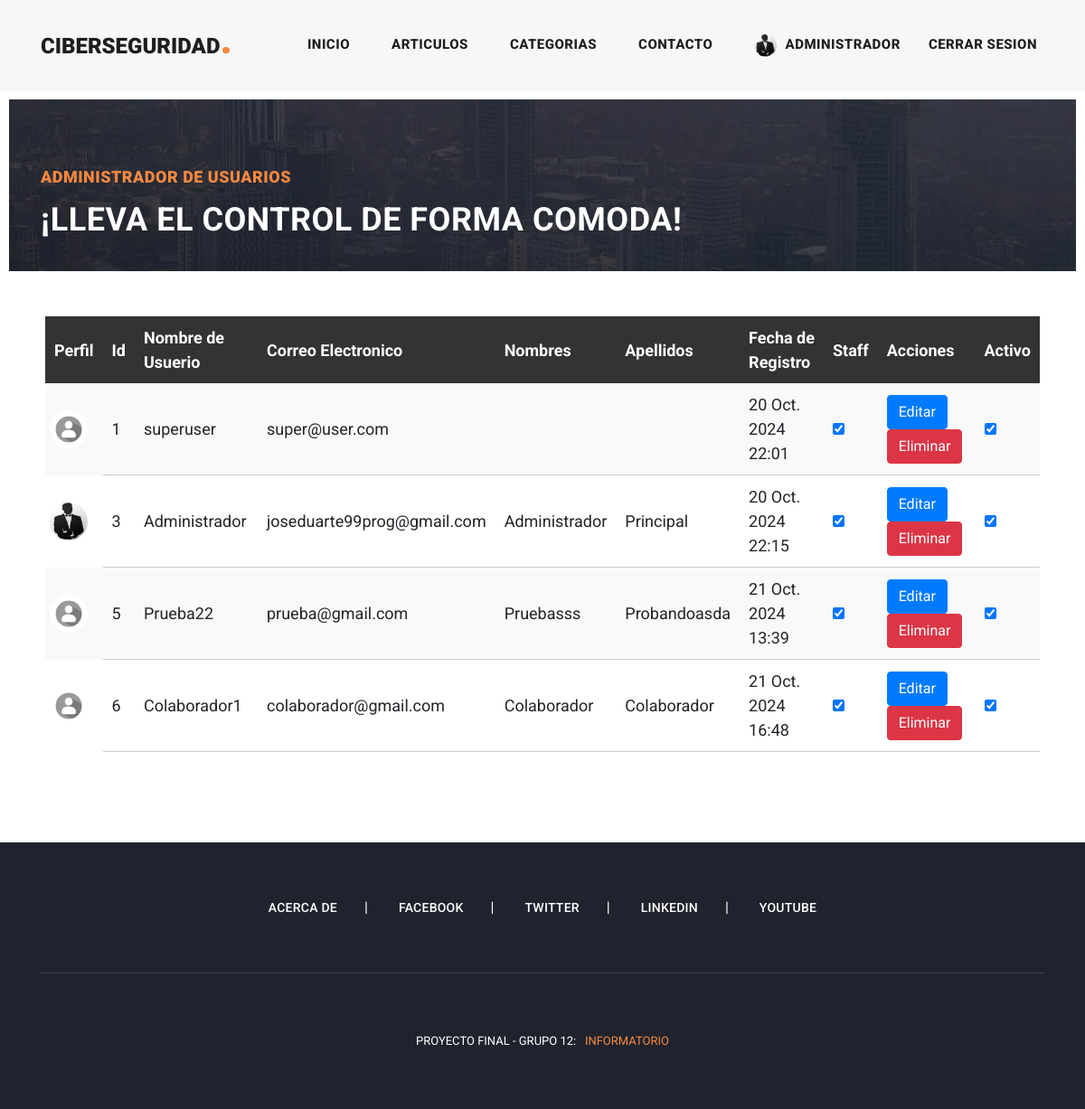
Page /user/manage-users/ (signed in) on the committed database.
### apps/user/models.py (models this page shows, shortened)
class User(AbstractUser):
    image = models.ImageField(null=True, blank=True, upload_to='user', default='user/user-default.jpg')
    is_staff = models.BooleanField(default=False)  # Staff status
    is_active = models.BooleanField(default=True)  # Active status

### apps/user/views.py (the view)
# urls.py: path('manage-users/', UserListView.as_view(), name='manage_users'),
class UserListView(ListView):
    model = User
    template_name = 'user/manage_users.html'
    context_object_name = 'users'
    def dispatch(self, request, *args, **kwargs):
        if not request.user.is_authenticated or (request.user.username != 'Administrador' and request.user.username != 'SuperUser'):
            raise PermissionDenied
        return super().dispatch(request, *args, **kwargs)

### templates/user/manage_users.html
{% extends 'base.html'%}
{% load static %}
{% block content %}
<div class="heading-page header-text">
    <section class="page-heading">
        <div class="container">
            <div class="row">
                <div class="col-lg-12">
                    <div class="text-content">
                        <h4>Administrador de Usuarios</h4>
                        <h2>¡Lleva el control de forma comoda!</h2>
                    </div>
                </div>
            </div>
        </div>
    </section>
</div>
<section class="contact-us">
    <div class="container_manage">
                <div class="down-contact">
                    <table class="user-table">
                        <thead>
                            <tr>
                                <th class="user-table-header">Perfil</th>
                                <th class="user-table-header">Id</th>
                                <th class="user-table-header">Nombre de Usuerio</th>
                                <th class="user-table-header">Correo Electronico</th>
                                <th class="user-table-header">Nombres</th>
                                <th class="user-table-header">Apellidos</th>
                                <th class="user-table-header">Fecha de Registro</th>
                                <th class="user-table-header">Staff</th>
                                <th class="user-table-header">Acciones</th>
                                <th class="user-table-header">Activo</th>
                            </tr>
                        </thead>
                        <tbody>
                            {% for user in users %}
                            <tr class="user-table-row">
                                <td>
                                    <img class="rounded-circle shadow-2-strong me-3 p-1" src="{{ user.image.url }}" alt="avatar" width="50" height="50"/>
                                </td>
                                <td class="user-table-cell">{{ user.id }}</td>
                                <td class="user-table-cell">{{ user.username }}</td>
                                <td class="user-table-cell">{{ user.email }}</td>
                                <td class="user-table-cell">{{ user.first_name }}</td>
                                <td class="user-table-cell">{{ user.last_name }}</td>
                                <td class="user-table-cell">{{ user.date_joined }}</td>
                                <td class="user-table-cell">
                                    <input type="checkbox" name="is_staff" {% if user.is_staff %}checked{% endif %}>
                                </td>
                                <td class="user-table-cell">
                                    <a class="btn btn-primary" class="user-table-link" href="{% url 'apps.user:edit_user' user.id %}">Editar</a>
                                    <a class="btn btn-danger" class="user-table-link" href="{% url 'apps.user:delete_user' user.id %}">Eliminar</a>
                                </td>
                                <td class="user-table-cell">
                                    <input type="checkbox" name="is_active" {% if user.is_active %}checked{% endif %}>
                                </td>
                            </tr>
                            {% endfor %}
                        </tbody>
                    </table>
                </div>
            </div>
</section>
{% endblock %}

### templates/base.html (shortened to what this page needs)
{% load static %}
<!DOCTYPE html>
<html lang="es-ar">
  <head>
    <link href="{% static 'vendor/bootstrap/css/bootstrap.min.css' %}" rel="stylesheet">
    <link rel="stylesheet" href="{% static 'assets/css/fontawesome.css' %}">
    <link rel="stylesheet" href="{% static 'assets/css/templatemo-stand-blogv=10.css' %}">
    <link rel="stylesheet" href="{% static 'assets/css/owl.css' %}">
  </head>
  <body>
    <header class="">
      <nav class="navbar navbar-expand-lg">
        <div class="container">
          <a class="navbar-brand" href="{% url 'index' %}"><h2>ciberseguridad<em>.</em></h2></a>
          <div class="collapse navbar-collapse" id="navbarResponsive">
            <ul class="navbar-nav ml-auto">
              <li class="nav-item {% if request.path == '/' %}active{% endif %}">
                <a class="nav-link" href="{% url 'index' %}">Inicio
                </a>
              </li>
              <li class="nav-item {% if request.path == '/post/' %}active{% endif %}">
                <a class="nav-link" href="{% url 'apps.posts:posts' %}">Articulos</a>
              </li>
              <li class="nav-item {% if request.path == '/post/category/' %}active{% endif %}">
                <a class="nav-link" href="{% url 'apps.posts:category' %}">Categorias</a>
              </li>
              <li class="nav-item {% if request.path == '/contact/' or request.path == '/contact/success' %}active{% endif %}">
                <a class="nav-link" href="{% url 'apps.contact:contact' %}">Contacto</a>
              </li>
              <li class="nav-item {% if request.path == '/user/login/' %}active {% endif %}">
                {% if user.is_authenticated %}
                <a class="nav-link" href="{% url 'apps.user:user_profile' %}">
                  <img src="{{ user.image.url }}" alt="User Profile Picture" class="user-profile-picture">
                  {{ user.username }}
                </a>
              <li>
                <a class="nav-link" href="#" onclick="confirmLogout()">
                    Cerrar Sesion
                </a>
              </li>
                {% else %}
                <a class="nav-link" href="{% url 'apps.user:login' %}">Iniciar Sesion</a>
                {% endif %}
              </li>
            </ul>
          </div>
        </div>
      </nav>
    </header>
  <main>
      {% block content %}
      {% endblock %}
  </main>
    <footer>
      <div class="container">
        <div class="row">
          <div class="col-lg-12">
            <ul class="social-icons">
              <li><a href="{% url 'about' %}">Acerca de</a></li>
              <li><a href="#">Facebook</a></li>
              <li><a href="#">Twitter</a></li>
              <li><a href="#">Linkedin</a></li>
              <li><a href="#">YouTube</a></li>
            </ul>
          </div>
          <div class="col-lg-12">
            <div class="copyright-text">
              <p>Proyecto Final - Grupo 12:  &nbsp; <a rel="nofollow" href="https://campus-informatorio.chaco.gob.ar/" target="_parent">INFORMATORIO</a></p>
            </div>
          </div>
        </div>
      </div>
    </footer>
  </body>
</html>

### static/assets/css/templatemo-stand-blogv=10.css (style rules this page uses)
.container_manage { margin: 50px; }
.user-table { width: 100%; border-collapse: collapse; margin: 20px 0; font-size: 18px; text-align: left; }
.user-table-header { background-color: #333; color: white; padding: 10px; }
.user-table-cell { padding: 10px; border-bottom: 1px solid #ccc; }
.user-table-row:nth-child(odd) { background-color: #f9f9f9; }
.user-profile-picture { width: 25px; height: 25px; border-radius: 50%; margin-right: 5px; }
body { font-family: 'Roboto', sans-serif; overflow-x: hidden; text-rendering: optimizeLegibility; -webkit-font-smoothing: antialiased; -moz-osx-font-smoothing: grayscale; }
p { margin-bottom: 0px; font-size: 15px; font-weight: 400; color: #7a7a7a; line-height: 30px; }
a { text-decoration: none!important; }
ul { padding: 0; margin: 0; list-style: none; }
h1,h2,h3,h4,h5,h6 { margin: 0px; }
.heading-page { padding-top: 110px; }
.page-heading { margin: 0px 10px; padding: 75px 0px; text-align: left; background-position: center center; background-repeat: no-repeat; background-size: cover; background-image: url(../images/heading-bg.jpg); height: 190px; }
.page-heading .text-content h4 { color: #f48840; font-size: 18px; text-transform: uppercase; font-weight: 900; letter-spacing: 0.5px; margin-bottom: 15px; }
.page-heading .text-content h2 { color: #fff; font-size: 36px; font-weight: 700; text-transform: uppercase; letter-spacing: 0.5px; }
header { position: absolute; z-index: 99999; width: 100%; height: 100px; background-color: #f7f7f7; -webkit-transition: all 0.3s ease-in-out 0s; -moz-transition: all 0.3s ease-in-out 0s; -o-transition: all 0.3s ease-in-out 0s; transition: all 0.3s ease-in-out 0s; }
header .navbar { padding: 25px 0px; }
.navbar .navbar-brand { float: left; margin-top: -12px; outline: none; }
.navbar .navbar-brand h2 { color: #1e1e1e; text-transform: uppercase; font-size: 24px; font-weight: 900; -webkit-transition: all .3s ease 0s; -moz-transition: all .3s ease 0s; -o-transition: all .3s ease 0s; transition: all .3s ease 0s; }
.navbar .navbar-brand h2 em { font-size: 44px; font-style: normal; color: #f48840; }
#navbarResponsive { z-index: 999; }
.navbar-collapse { text-align: center; }
.navbar .navbar-nav .nav-item { margin: 0px 15px; }
.navbar .navbar-nav a.nav-link { text-transform: capitalize; font-size: 15px; font-weight: 800; text-transform: uppercase; letter-spacing: 0.5px; color: #1e1e1e; transition: all 0.3s; }
footer { margin-top: 100px; text-align: center; background-color: #20232e; padding: 60px 0px; }
footer ul.social-icons { padding-bottom: 60px; margin-bottom: 60px; border-bottom: 1px solid rgba(250,250,250,0.15); }
footer ul.social-icons li { display: inline-block; margin-right: 30px; }
footer ul.social-icons li:after { content: "|"; color: #fff; margin-left: 30px; }
footer ul.social-icons li:last-child { margin-right: 0px; }
footer ul.social-icons li:last-child::after { display: none; }
footer ul.social-icons li a { font-size: 14px; text-transform: uppercase; color: #fff; font-weight: 500; letter-spacing: 0.25px; transition: all .3s; }
footer p { font-size: 13px; text-transform: uppercase; color: #fff; }
footer p a { color: #f48840; }
.contact-us .down-contact, .contact-us #map { margin-top: 50px; }

### rows in the picture
User: image (picture), username "ADMINISTRADOR", id "3", username "Administrador", email "joseduarte99prog@gmail.com", first_name "Administrador", last_name "Principal", date_joined "20 Oct. 2024 22:15", is_staff "☑", is_active "☑"
User: image (placeholder picture), id "1", username "superuser", email "super@user.com", date_joined "20 Oct. 2024 22:01", is_staff "☑", is_active "☑"
User: image (placeholder picture), id "5", username "Prueba22", email "prueba@gmail.com", first_name "Pruebasss", last_name "Probandoasda", date_joined "21 Oct. 2024 13:39", is_staff "☑", is_active "☑"
User: image (placeholder picture), id "6", username "Colaborador1", email "colaborador@gmail.com", first_name "Colaborador", last_name "Colaborador", date_joined "21 Oct. 2024 16:48", is_staff "☑", is_active "☑"
